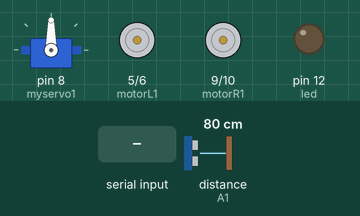
This sketch was run on a simulated Arduino Uno, built with avr-gcc and run on an emulated ATmega328P. Shown: servo, motor-driver pin pairs drawn as motors (green arrow = first pin HIGH = forward, orange = second pin HIGH = backward, longer = more drive), output pins drawn as LEDs (lit = HIGH). Inputs (shaded band) come from the test bench; at power-on: distance to the obstacle (sensor on A1) 80 cm. The echo pulse lasts 58.3 µs per cm.

Above: at 2.2 s.
2.3 s: "A" received over Serial
At 3.5 s:
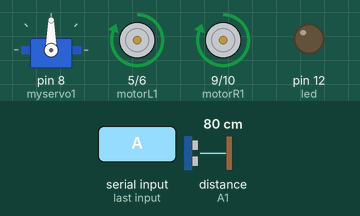
3.8 s: "M" received over Serial
At 4.4 s:
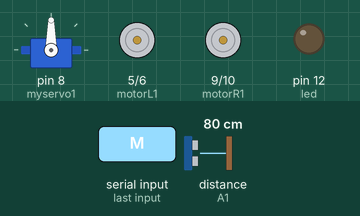
5.3 s: "B" received over Serial
At 6.5 s:
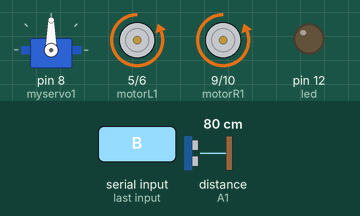
6.8 s: "R" received over Serial
At 7.8 s:
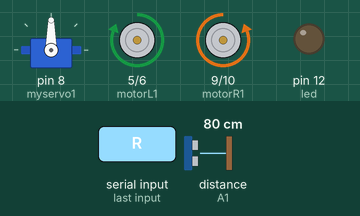
8.3 s: "L" received over Serial
At 9.0 s:
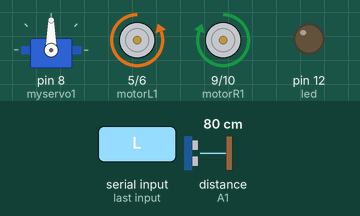
9.8 s: "W" received over Serial
At 10.1 s:
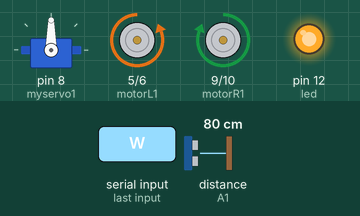
Timing chart, 0 to 12.3 s (numbered marks = the images above; inputs shaded):
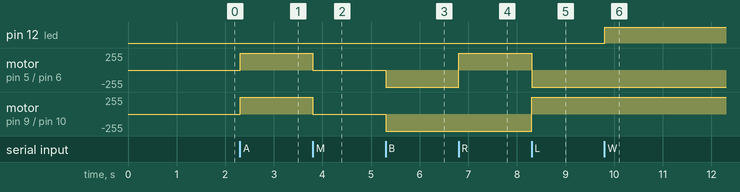

Measured:
- after the input at 2.3 s, motor on pin 5 (motorL1) / pin 6 (motorL2), motor on pin 9 (motorR1) / pin 10 (motorR2): stopped → forward 255/255 at once
- after the input at 3.8 s, motor on pin 5 (motorL1) / pin 6 (motorL2), motor on pin 9 (motorR1) / pin 10 (motorR2): forward 255/255 → stopped at once
- after the input at 5.3 s, motor on pin 5 (motorL1) / pin 6 (motorL2), motor on pin 9 (motorR1) / pin 10 (motorR2): stopped → backward 255/255 at once
- after the input at 6.8 s, motor on pin 5 (motorL1) / pin 6 (motorL2): backward 255/255 → forward 255/255 at once
- after the input at 8.3 s, motor on pin 5 (motorL1) / pin 6 (motorL2): forward 255/255 → backward 255/255 at once; motor on pin 9 (motorR1) / pin 10 (motorR2): backward 255/255 → forward 255/255 at once
- after the input at 9.8 s, pin 12 (led): LOW → HIGH at once

The sketch:

Double_function.ino
```cpp
//Σχετικά με τα μοτέρ:
//Motor A
const int motorR1  = 9;  //ΔΕΞΙ ΜΠΡΟΣΤΑ
const int motorR2  = 10;//ΔΕΞΙ ΠΙΣΩ
//Motor B
const int motorL1  = 5; //ΑΡΙΣΤΕΡΟ ΜΠΡΟΣΤΑ
const int motorL2  = 6;//ΑΡΙΣΤΕΡΟ ΠΙΣΩ

 //Σχετικά με τον αισθητήρα απόστασης:
 #include <Ultrasonic.h>
 //Ultrasonic       (Trig,Echo)
  Ultrasonic sensor (A0,A1);
  // μεταβλητές για να αποθηκεύεται η απόσταση που μετρά ο αισθητήρας απόστασης
  int  distance=10;
  int leftDistance;
  int rightDistance;

  //Σχετικά με τον servo που χρησιμοποιούμε ως "λαιμό" του ρομπότ
 #include <Servo.h>
 Servo myservo1;  // create servo object to control a servo
 int pos1 ;   // μεταβλητή για να αποθηκεύεται η θέση του  servo

//Led
const int led = 12;

//Speaker
const int speaker = 13;

int i=0;
int j=0;

//Μεταβλητές για το bluetooth
int state;

char mode='m';

void setup(){
   //Ξεκινά η σειριακή επικοινωνία,Start serial communication
  Serial.begin(9600);
    //θέτω ως εξόδους τους παρακάτω ακροδέκτες(Set pins as outputs)
    pinMode(motorR1, OUTPUT);
    pinMode(motorR2, OUTPUT);
    pinMode(motorL1, OUTPUT);
    pinMode(motorL2, OUTPUT);
    pinMode(led, OUTPUT);
    pinMode(speaker, OUTPUT);

  //Σχετικά με την αρχική θέση του servo1(positioning servo1)
  myservo1.attach(8);  // συνδέεται ο servo 1  με το pin 8 του arduino
  myservo1.write(90);// ο servo 1 κοιτάζει μπροστά

  // Χωρίς ήχο αρχικά(no sound in the begining)
  noTone(speaker);

  //Διάρκεια αρχικοποίησης 1sec, time for the setup is 1sec
  delay(1000);
   }

void loop(){
 //αν η σειριακή επικοινωνία είναι δυνατή
if (Serial.available() > 0) {
 // read the incoming byte:
 state = Serial.read();
 if (state == 'A'){mode = 'a'; }
 if (state == 'M'){mode = 'm';
        stop();
         pos1=90;
         myservo1.write(pos1);
         delay(100);
    }

    //Bluetooth mode
    if (mode == 'm'){

    if (state=='F'){
      forward();
    }
    else if (state=='B'){
      backward();
    }
    else if (state=='R'){
      right();
    }
    else if (state=='L'){
      left();
    }
    else if (state=='S'){
     stop();
    }
    //If state is equal with letter 'W', turn leds on or of off
    else if (state == 'W') {
      if (i==0){
         digitalWrite(led, HIGH);
         i=1;
      }
      else {
         digitalWrite(led, LOW);
         i=0;
      }
      state='n';
  }
     //If state is equal with letter 'V', play (or stop) horn sound
    else if (state == 'V'){
      if (j==0){
         tone(speaker, 1000);//Speaker on
         j=1;
      }
      else {
         noTone(speaker);    //Speaker off
         j=0;
      }
      state='n';
    }
}
 //Automatic mode
    else if (mode == 'a'){
    distance = sensor.Ranging(CM);
    //Serial.print("Objectforward found at: ");
    //Serial.println(distance);
    delay(5);
    //If an object detected at 20cm, stop the robot and find a way out
    if (distance <= 20){
     stop();
     tone(speaker, 1000);
     digitalWrite(led,HIGH);
     delay(1000);
     noTone(speaker);
     digitalWrite(led,LOW);
     //Look left
     for (pos1 = 90; pos1 <= 180; pos1 += 1) { // goes from 0 degrees to 180 degrees
     myservo1.write(pos1);               // tell servo to go to position in variable 'pos'
     delay(5);                         // waits 15ms for the servo to reach the position
     }
     leftDistance = sensor.Ranging(CM);
     Serial.print("Object leftfound at: ");
     Serial.println(leftDistance);
     delay(20);


      //Now look right
      for (pos1 = 180; pos1 >= 0; pos1 -= 1) { // goes from 180 degrees to 0 degrees
      myservo1.write(pos1);               // tell servo to go to position in variable 'pos'
      delay(5);                         // waits 15ms for the servo to reach the position
        }
     rightDistance = sensor.Ranging(CM);
     Serial.print("Object right found at: ");
     Serial.println(rightDistance);
    delay(20);

     pos1 = 90; // look forward again
     myservo1.write(pos1);
     delay(20);

     //Finally compare left and right distances and make the best turn decision
     if (leftDistance > rightDistance){
     left();
     delay(250); // Change the time to make 90 deg. turn
        }
    else if (leftDistance < rightDistance){
    //right();
  digitalWrite(motorR1, LOW);
  digitalWrite(motorR2, LOW);
  digitalWrite(motorL1, HIGH);
  digitalWrite(motorL2, LOW);
   delay(250);
        }
   else{ //that means that two distances are equal
   backward();
   delay(500);// Go back for 1 sec
   //left();   // and turn left
  digitalWrite(motorR1, HIGH);
  digitalWrite(motorR2, LOW);
  digitalWrite(motorL1,LOW );
  digitalWrite(motorL2, LOW);
   delay(250);
        }
    }
    //All crear, move forward!
    else{
      forward();
    }
    }
}
}

//Movement functions

void forward(){
  digitalWrite(motorR1, HIGH);
  digitalWrite(motorR2, LOW);
  digitalWrite(motorL1, HIGH);
  digitalWrite(motorL2, LOW);
}

void backward(){
 digitalWrite(motorR1, LOW);
  digitalWrite(motorR2, HIGH);
  digitalWrite(motorL1, LOW);
  digitalWrite(motorL2, HIGH);
}

void right(){
  digitalWrite(motorR1, LOW);
  digitalWrite(motorR2, HIGH);
  digitalWrite(motorL1, HIGH);
  digitalWrite(motorL2, LOW);
  }

void left(){
  digitalWrite(motorR1, HIGH);
  digitalWrite(motorR2, LOW);
  digitalWrite(motorL1,LOW );
  digitalWrite(motorL2, HIGH);

}

void stop(){
  digitalWrite(motorR1, LOW);
  digitalWrite(motorR2, LOW);
  digitalWrite(motorL1, LOW);
  digitalWrite(motorL2, LOW);


}
```
